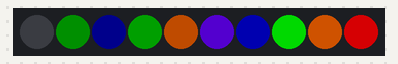
Recording of a sketch running on a simulated Arduino Uno, built with avr-gcc and run on an emulated ATmega328P. On the bench: 10 RGB LEDs in strip order, left to right. Dim RGB values are drawn brighter than linear; colours are those a GRB WS2812 strip shows for the declared byte order; random numbers use the default seed unless the sketch sets one.

Above: at 0.16 s.
At 8.4 s:
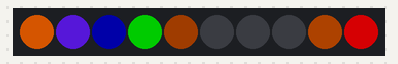
At 14.6 s:
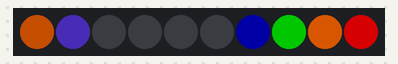
At 16.5 s:
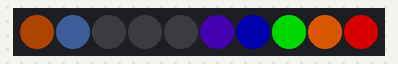
At 18.3 s:
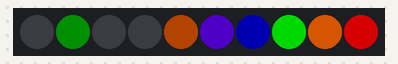
At 39.1 s:
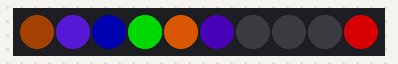

Measured:
- what the display in image 2 shows lasts 0.9 s, from 14.6 s to 15.5 s

The sketch:

ledcandle.ino
```cpp
#include "FastLED.h"
#include "FastLED_RGBW.h"

#define NUM_LEDS 7
#define DATA_PIN 11
#define BRIGHTNESS 200

CRGBW leds[NUM_LEDS];
CRGB *ledsRGB = (CRGB *) &leds[0];

float ledBrightness[NUM_LEDS];
float windEffect[NUM_LEDS];
float windDirection = 1;
float windStrength = 0.5;
float waveOffset = 0;
float speedMultiplier = 0.02;
unsigned long nextMoveTime = 0;
unsigned long holdTime = 0;

void setup() {
    FastLED.addLeds<WS2812B, DATA_PIN, RGB>(ledsRGB, getRGBWsize(NUM_LEDS));
    FastLED.setBrightness(BRIGHTNESS);

    for (int i = 0; i < NUM_LEDS; i++) {
        ledBrightness[i] = random(60, 120);
        windEffect[i] = 0;
    }

    FastLED.show();
}

void loop() {
    candleShadowMovement();
}

void candleShadowMovement() {
    static float time = 0.0;
    static unsigned long lastWindChange = 0;
    unsigned long currentMillis = millis();

    if (currentMillis - lastWindChange > random(5000, 10000)) {
        lastWindChange = currentMillis;
        windDirection = random(0, 2) * 2 - 1;
        windStrength = random(4, 12) * 0.1;
    }

    windStrength *= 0.9;
    if (windStrength < 0.02) windStrength = 0;

    if (currentMillis > nextMoveTime) {
        speedMultiplier = random(20, 200) * 0.001;
        holdTime = random(200, 1000);
        nextMoveTime = currentMillis + random(3000, 8000);
    }

    waveOffset += windDirection * windStrength * speedMultiplier;

    for (int i = 0; i < NUM_LEDS; i++) {
        int ledPos = i - (NUM_LEDS / 2);

        float movement = sin(time + ledPos * 0.8 + waveOffset) * 120;
        float nextMovement = sin(time + (ledPos + 1) * 0.8 + waveOffset) * 120;
        float prevMovement = sin(time + (ledPos - 1) * 0.8 + waveOffset) * 120;

        float blendedBrightness = (movement * 0.6) + (nextMovement * 0.2) + (prevMovement * 0.2);

        int brightness = constrain(ledBrightness[i] + blendedBrightness, 0, 180);

        if (brightness < 30) {
            brightness = 0;
        }


        if (i == 0) {

            leds[i] = CRGBW(255, 140, 30, 20);
        } else {
            leds[i] = CRGBW(255, 120, 40, 0);
        }

        leds[i].r = brightness;
        leds[i].g = brightness * 0.4;
        leds[i].b = 0;
        if (i == 0) {
            leds[i].w = 20;
        } else {
            leds[i].w = 0;
        }
    }

    FastLED.show();
    time += speedMultiplier;
    delay(holdTime);
}
```

FastLED_RGBW.h
```cpp
/* FastLED_RGBW
 *
 * Hack to enable SK6812 RGBW strips to work with FastLED.
 *
 * Original code by Jim Bumgardner (http://krazydad.com).
 * Modified by David Madison (http://partsnotincluded.com).
 *
*/

#ifndef FastLED_RGBW_h
#define FastLED_RGBW_h

struct CRGBW  {
	union {
		struct {
			union {
				uint8_t g;
				uint8_t green;
			};
			union {
				uint8_t r;
				uint8_t red;
			};
			union {
				uint8_t b;
				uint8_t blue;
			};
			union {
				uint8_t w;
				uint8_t white;
			};
		};
		uint8_t raw[4];
	};

	CRGBW(){}

	CRGBW(uint8_t rd, uint8_t grn, uint8_t blu, uint8_t wht){
		r = rd;
		g = grn;
		b = blu;
		w = wht;
	}

	inline void operator = (const CRGB c) __attribute__((always_inline)){
		this->r = c.r;
		this->g = c.g;
		this->b = c.b;
		this->white = 0;
	}
};

inline uint16_t getRGBWsize(uint16_t nleds){
	uint16_t nbytes = nleds * 4;
	if(nbytes % 3 > 0) return nbytes / 3 + 1;
	else return nbytes / 3;
}

#endif
```
